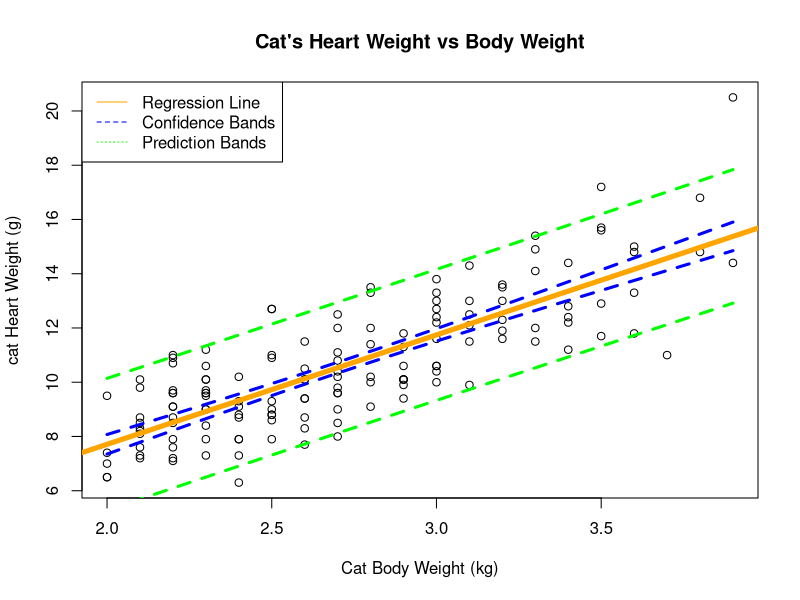
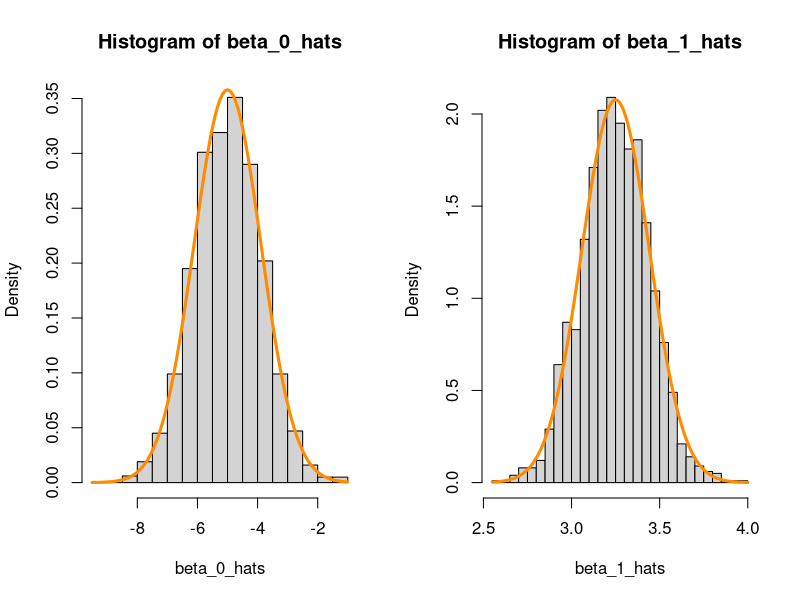

Recreate these plots in R, in order.
## ---- chunk 1
library(MASS)

cat_model = lm(Hwt ~ Bwt, data = cats)

t.test(cats$Bwt, cats$Hwt)

summary(cat_model)
## ---- chunk 2
confint(cat_model, level = .90)["Bwt",]
## ---- chunk 3
confint(cat_model, level = .99)["(Intercept)",]
## ---- chunk 4
new.bwts = data.frame(Bwt = c(2.1, 2.8))

new.pred = data.frame(predict(cat_model, newdata = new.bwts, interval = "confidence"))

new.width = data.frame(width = c(
  new.pred$upr[1] - new.pred$lwr[1],
  new.pred$upr[2] - new.pred$lwr[2]
))

cbind(new.bwts, new.pred, new.width)
## ---- chunk 5
new.bwts = data.frame(Bwt = c(2.8, 4.2))

new.pred = data.frame(predict(cat_model, newdata = new.bwts, interval = "prediction"))

cbind(new.bwts, new.pred)
## ---- chunk 6

bwt.grid = seq(min(cats$Bwt), max(cats$Bwt), by = 0.01)

bwt.ci.band = predict(cat_model, newdata = data.frame(Bwt = bwt.grid),
                      interval = "confidence", level = .90)

bwt.pi.band = predict(cat_model, newdata = data.frame(Bwt = bwt.grid),
                      interval = "prediction", level = .90)

plot(Hwt ~ Bwt, data = cats,
     xlab = "Cat Body Weight (kg)",
     ylab = "cat Heart Weight (g)",
     main = "Cat's Heart Weight vs Body Weight")
abline(cat_model, lwd = 5, col = 'orange')
lines(bwt.grid, bwt.ci.band[,"lwr"], col = "blue", lwd = 3, lty = 2)
lines(bwt.grid, bwt.ci.band[,"upr"], col = "blue", lwd = 3, lty = 2)
lines(bwt.grid, bwt.pi.band[,"lwr"], col = "green", lwd = 3, lty = 2)
lines(bwt.grid, bwt.pi.band[,"upr"], col = "green", lwd = 3, lty = 2)
legend("topleft", legend = c("Regression Line", "Confidence Bands", "Prediction Bands"),
       col = c("orange", "blue", "green"), lty = 1:3)
## ---- chunk 7
t.test(x = cats$Bwt, y = cats$Hwt,
       mu = 4)
## ---- chunk 8
data(Ozone, package = "mlbench")
Ozone = Ozone[, c(4, 6, 7, 8)]
colnames(Ozone) = c("ozone", "wind", "humidity", "temp")
Ozone = Ozone[complete.cases(Ozone), ]
## ---- chunk 9
ozone_wind_model = lm(ozone ~ wind, data = Ozone)

summary(ozone_wind_model)
## ---- chunk 10
ozone_temp_model = lm(ozone ~ temp, data = Ozone)

summary(ozone_temp_model)
## ---- chunk 11
birthday = 19951015
set.seed(birthday)
n = 50
x = seq(0, 10, length = n)

sxx = sum((x - mean(x)) ^ 2)

beta_0 = -5
beta_1 = 3.25
sigma = 4

var_beta_1_hat = sigma ^ 2 / sxx
var_beta_0_hat = sigma ^ 2 * (1 / n + mean(x) ^ 2 / sxx)

num_samples = 2000
beta_0_hats = rep(0, num_samples)
beta_1_hats = rep(0, num_samples)

for (i in 1:num_samples){
  eps = rnorm(n, mean = 0, sd = sigma)
  y = beta_0 + beta_1*x + eps
  
  sim_model = lm(y ~ x)
  
  beta_0_hats[i] = coef(sim_model)[1]
  beta_1_hats[i] = coef(sim_model)[2]
}
## ---- chunk 12
library(knitr)
library(kableExtra)

sum.table = data.frame(
  beta_0 = c(
    beta_0,
    mean(beta_0_hats),
    sigma,
    sd(beta_0_hats)
  ),
  beta_1 = c(
    beta_1,
    mean(beta_1_hats),
    sigma,
    sd(beta_1_hats)
  )
)

sum.table %>% kable() %>% kable_styling()
## ---- chunk 13
par(mfrow=c(1,2))

hist(beta_0_hats, prob = TRUE, breaks = 20)
curve(dnorm(x, mean = beta_0, sd = sqrt(var_beta_0_hat)), col = 'darkorange', add = TRUE, lwd = 3)
hist(beta_1_hats, prob = TRUE, breaks = 20)
curve(dnorm(x, mean = beta_1, sd = sqrt(var_beta_1_hat)), col = 'darkorange', add = TRUE, lwd = 3)
## ---- chunk 14
birthday = 19951015
set.seed(birthday)
n = 25
x = seq(0, 2.5, length = n)

sxx = sum((x - mean(x)) ^ 2)

beta_0 = 5
beta_1 = 2
sigma = 3

var_beta_1_hat = sigma ^ 2 / sxx

num_samples = 2500
beta_1_hats = rep(0, num_samples)
s_e = rep(0, num_samples)

for (i in 1:num_samples){
  eps = rnorm(n, mean = 0, sd = sigma)
  y = beta_0 + beta_1*x + eps
  
  sim_model = lm(y ~ x)
  
  beta_1_hats[i] = coef(sim_model)[2]
  s_e[i] = summary(sim_model)$coefficients[2,2]
}
## ---- chunk 15
crit = qt(1 - (1 - 0.95) / 2, df = n - 2)

lower_95 = beta_1_hats - (crit * s_e)
upper_95 = beta_1_hats + (crit * s_e)
## ---- chunk 16
in_interval = lower_95 <= beta_1 & upper_95 >= beta_1
prop = length(in_interval[in_interval]) / length(in_interval)
prop
## ---- chunk 17
in_interval = lower_95 > 0

prop = length(in_interval[in_interval]) / length(in_interval)
prop
## ---- chunk 18
crit = qt(1 - (1 - 0.99) / 2, df = n - 2)

lower_99 = beta_1_hats - (crit * s_e)
upper_99 = beta_1_hats + (crit * s_e)
## ---- chunk 19
in_interval = lower_99 <= beta_1 & upper_99 >= beta_1
prop = length(in_interval[in_interval]) / length(in_interval)
prop
## ---- chunk 20
in_interval = lower_99 > 0

prop = length(in_interval[in_interval]) / length(in_interval)
prop
## ---- chunk 21
calc_pred_int = function(model, newdata, level = 0.95){
  
  n = nrow(model.frame(model))
  x_bar = mean(model.frame(model)$Bwt)
  est = newdata$Bwt
  crit = qt(1 - (1 - level) / 2, df = n - 2)
  se = sqrt(1 + 1/n + ((est - x_bar)) ^ 2)
  
  lower = est - crit * se
  upper = est + crit * se
  
  prediction = c(
    estimate = est,
    lower = lower,
    upper = upper
  )
  prediction
}

## ---- chunk 22
newcat_1 = data.frame(Bwt = 4.0)
calc_pred_int(cat_model, newcat_1)
## ---- chunk 23
newcat_2 = data.frame(Bwt = 3.3)
calc_pred_int(cat_model, newcat_2, level = 0.99)
